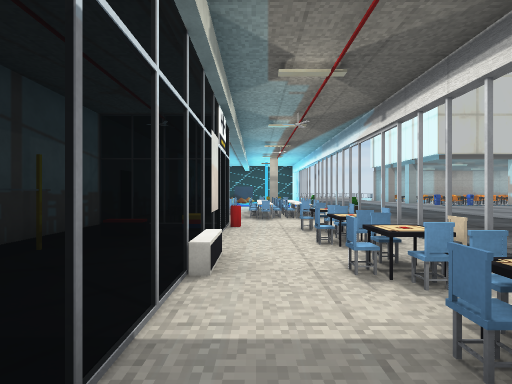
view 1 (above)

13 first-person views from a walk through a 3-D level made in the Unity game engine. The camera is 1.4 m above the floor, looks level and sees 85° across. Doors are open. The floor is counted in squares, 2 m on a side. Each view is taken from the middle of a square. On the plan, view 1 faces up. The plan holds only what a view shows up to about 9 squares ahead; the rest is blank. The place goes on beyond the plan. The player is left out. Some surface patterns are stand-ins.

view 2
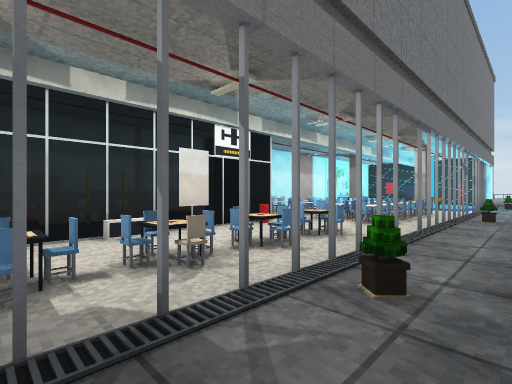

view 3
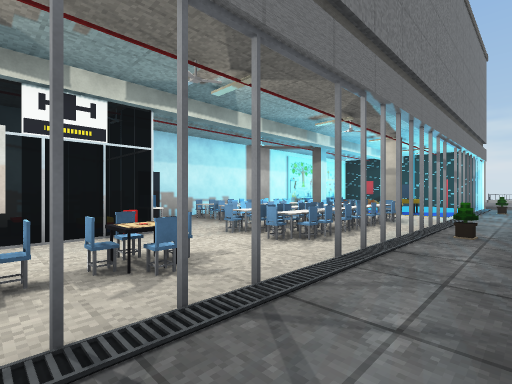

view 4
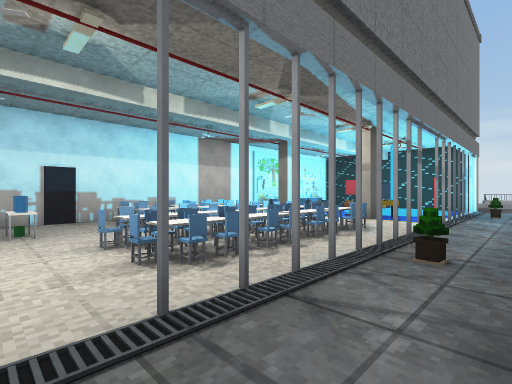

view 5
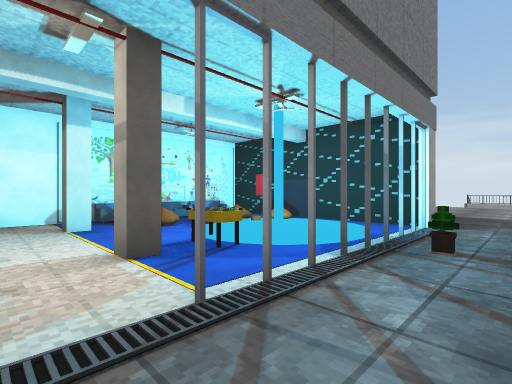

view 6
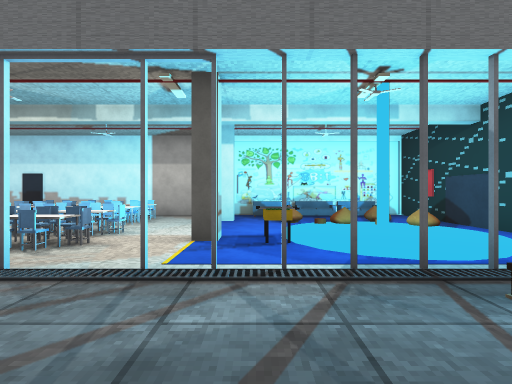

view 7
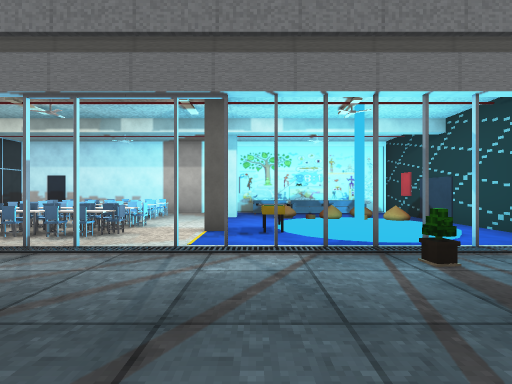

view 8
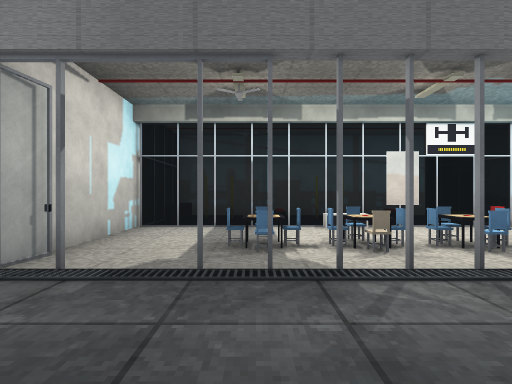

view 9
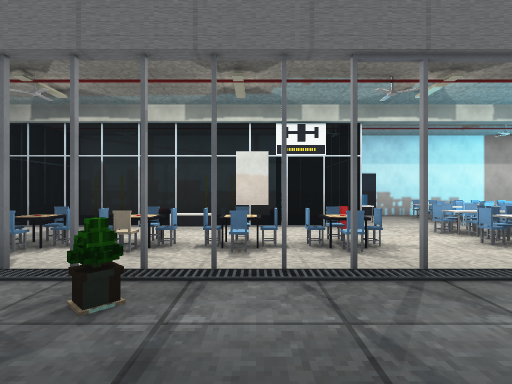

view 10
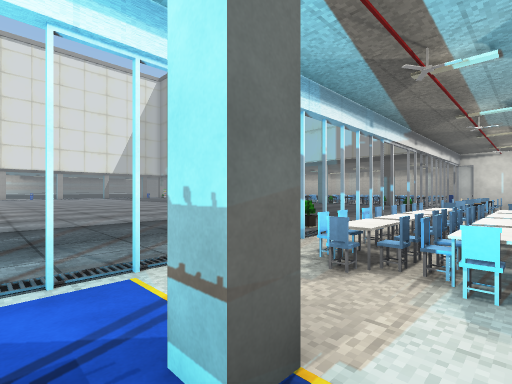

view 11
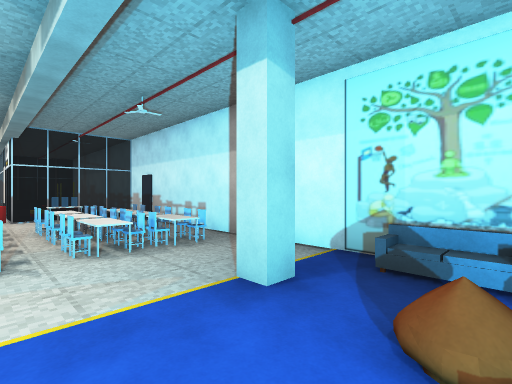

view 12
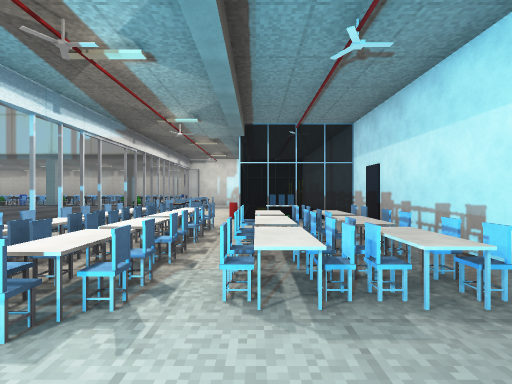

view 13
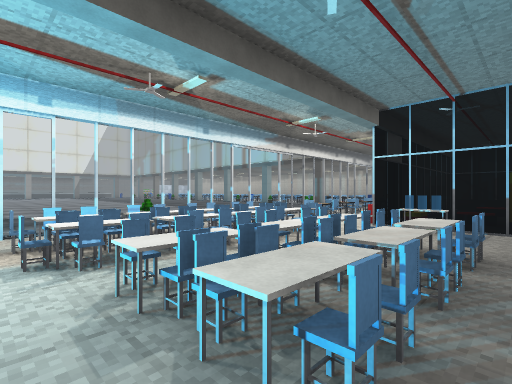

### Floor plan
Key: @ floor where view 1 was taken; # wall or solid block; x gap in a wall; . main floor; : floor 0.25 m higher than the main floor; + floor 0.5 m higher than the main floor; / step, stairs or slope; D open door; = window, fence, low wall or low ledge; T thing the floor can be seen under or through; O other object.
Columns run from 4 left of view 1 to 11 right of it. Each row starts with its distance up from view 1.
 23       ..
 22       ..
 21        ..
 20        ..
 19 ########.
 18 #.....D#.
 17 #O.///DD.
 16 #+..:/DD.
 15 ##.#::DD..
 14 #O...ODD......
 13 #.#..#D#........
 12 #...OO.x........
 11 #OOOOOOD.......
 10 #OOOOOOD.  ...
  9 #OOOOOOD.....
  8 #OOOOOOD....
  7 #.O.OOD#....
  6 ##O#OO.....
  5 ##.TOOOD...
  4  #.TOOOD..
  3  #.T.ODD.
  2  #.T.OOD.
  1  #.TOOOD..
  0  #.T@O...
 -1  #####=.

Where each view was taken, in squares from view 1:
view 1: 0 up, 0 right, facing up
view 2: 1 up, 4 right, facing up-left
view 3: 4 up, 4 right, facing up-left
view 4: 6 up, 4 right, facing up-left
view 5: 12 up, 4 right, facing up-left
view 6: 14 up, 5 right, facing left
view 7: 14 up, 6 right, facing left
view 8: 1 up, 5 right, facing left
view 9: 4 up, 5 right, facing left
view 10: 14 up, 0 right, facing down-right
view 11: 15 up, 0 right, facing down-left
view 12: 13 up, 1 left, facing down
view 13: 12 up, 3 left, facing down-right
